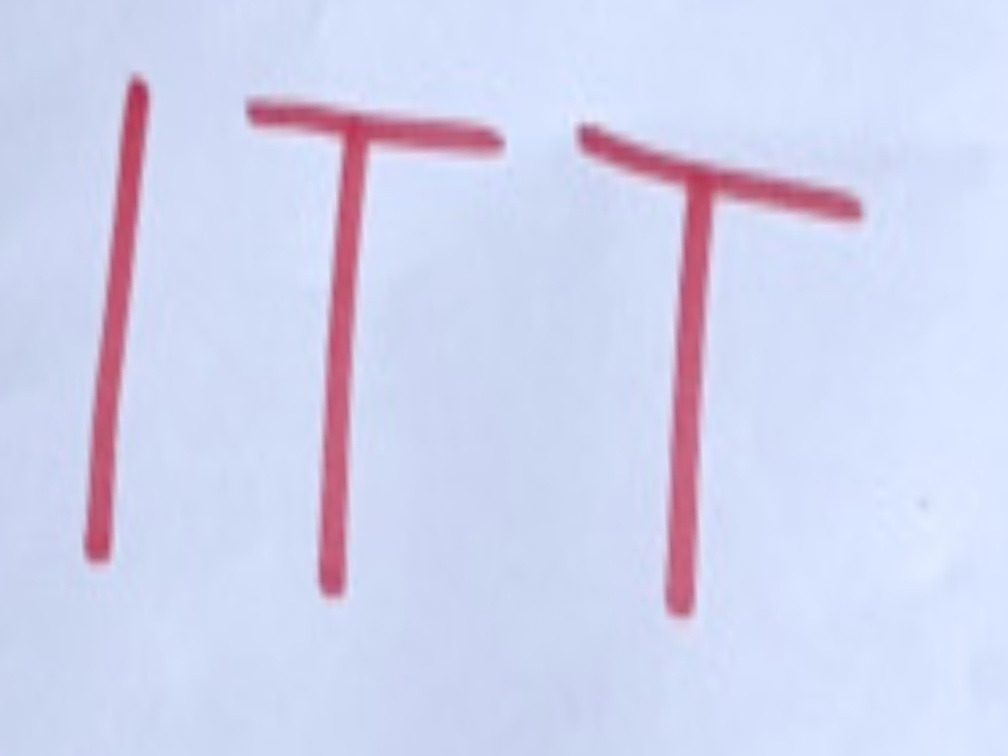
#> input picture perspective_transformation/output/extracted_image.jpg, 1008 x 756 px
$ python image_extractor.py --input-path output/extracted_image.jpg
#> lines starting #> are read from the running program, lines starting #| are printed output that depends on the picture; after the words box and inside, x2 and y2 are one past the last pixel; in counts of white or black regions, pixels touching at a corner belong together
import argparse
import cv2
import numpy as np

WINDOW_NAME = 'Image Extractor'
points = []
base_img = None
img = None
x_resolution = 640
y_resolution = 480

# [65 lines left out: functions redraw_warped, order_points, redraw, mouse_callback, not called in this run]


if __name__ == "__main__":
    # Parse command-line arguments
    parser = argparse.ArgumentParser()
    parser.add_argument("--input-path", type=str, default="./perspective_transformation/sample_image.jpg", help="Path to the input image")
    parser.add_argument("--output-path", type=str, default="./perspective_transformation/output/extracted_image.jpg", help="Path to save the extracted image")
    parser.add_argument("--x-resolution", type=int, default=640, help="Width of the output image")
    parser.add_argument("--y-resolution", type=int, default=480, help="Height of the output image")
    args = parser.parse_args()

    if args.x_resolution <= 0 or args.y_resolution <= 0:
        print("Error: x-resolution and y-resolution must be positive integers.")
        exit(1)
    else:
        x_resolution = args.x_resolution
        y_resolution = args.y_resolution

    # Load the image and store copy
    base_img = cv2.imread(args.input_path)
#> base_img is the input picture: shape (756, 1008, 3); mean B, G, R 238.4, 211.6, 208
    img = base_img.copy()

    # Display the image and set up the mouse callback
    cv2.namedWindow(WINDOW_NAME)
    cv2.putText(img, "Press 'ESC' to reset - Press 'S' to save - Press 'Q' to quit", (10, 30), cv2.FONT_HERSHEY_SIMPLEX, 0.5, (0, 0, 0), 2)
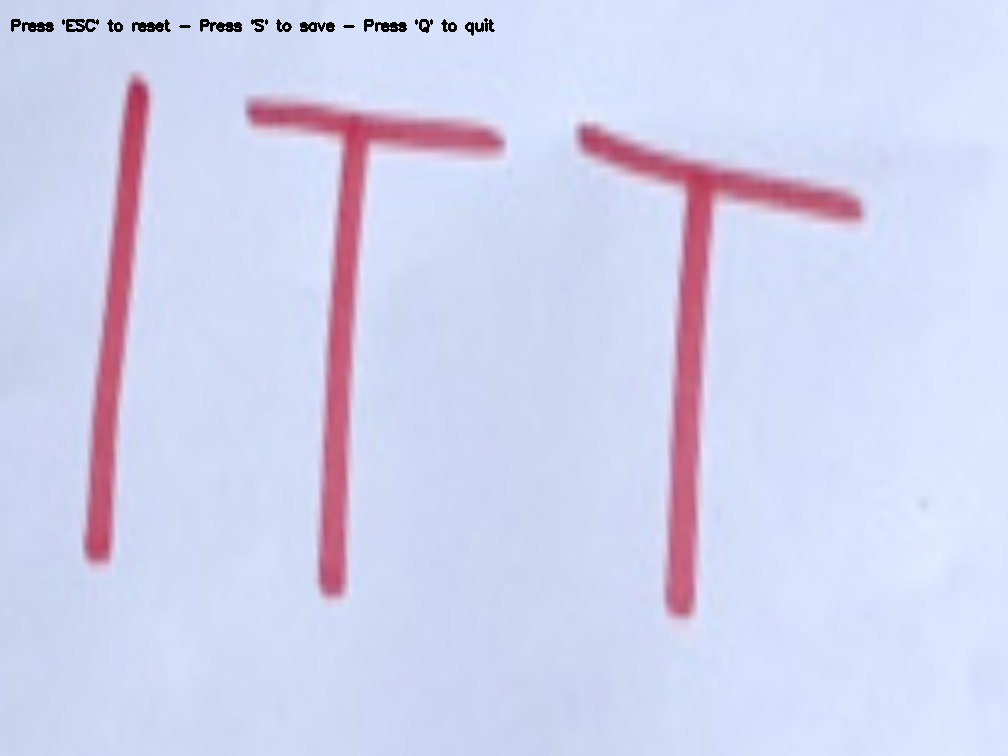
#> img: shape (756, 1008, 3); 0.34% of pixels changed, all inside (x1, y1, x2, y2) = (11, 18, 495, 36)
    cv2.imshow(WINDOW_NAME, img)
    cv2.setMouseCallback(WINDOW_NAME, mouse_callback)


    # Main loop to listen for key presses
    while True:
        key = cv2.waitKeyEx(20)
#> (key q is pressed here)

        # S Key for safe
        if key == ord('s'):
            print("S key pressed")

            # Save the warped image if 4 points are selected
            if len(points) == 4:
                cv2.imwrite(args.output_path, img)
                print(f"Image saved as {args.output_path}")

            # If not, prompt the user to select 4 points before saving
            else:
                print("Please select 4 points before saving the image.")

        # ESC for exit
        if key == 27:
            print("ESC pressed")
            points.clear()
            redraw()

        # Q for quit
        if key == ord('q'):
            print("Q key pressed")
            break
